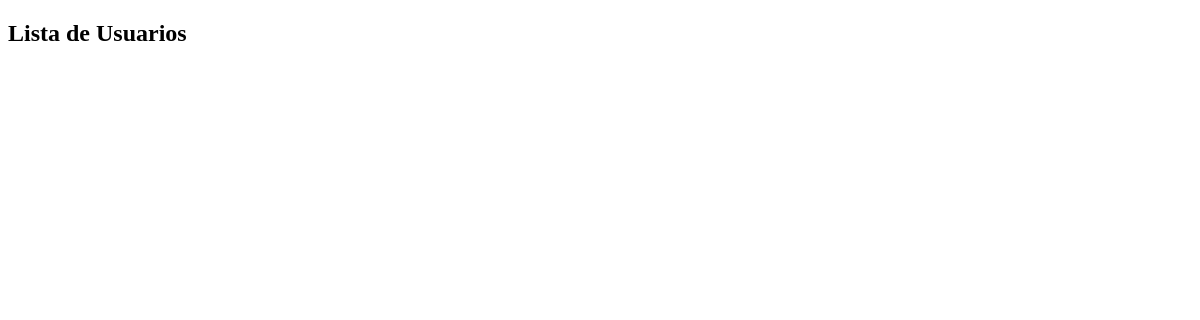
Before: /php/noticia.php?titulo=Touchdown por las mujeres with the older database file.
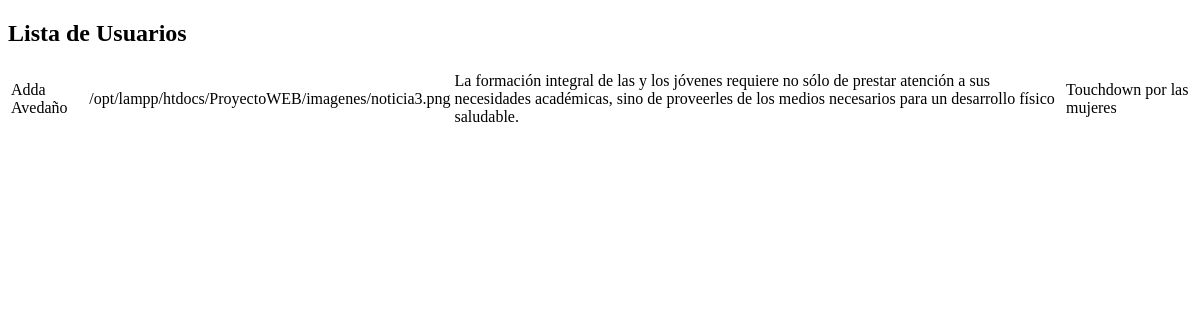
After: the same page with the newer database file.
### tables this page shows
CREATE TABLE `Noticias` (
  `id_noticia` int(20) NOT NULL,
  `autor` varchar(30) NOT NULL,
  `imagen` varchar(300) NOT NULL,
  `texto` varchar(5000) NOT NULL,
  `tituloNot` varchar(30) NOT NULL
);

### php/noticia.php (the view, shortened to what this page needs)
<?php
$host = 'localhost';
$db   = 'ProyectoWEB';
$user = 'root';
$pass = '';
$conexion = new mysqli($host, $user, $pass, $db);
if(isset($_GET['titulo'])){
    $titulo=$_GET['titulo'];
}
else{
    header("Location: noticias.php");
    exit();
}
$sql= "SELECT * FROM Noticias WHERE tituloNot=?";
$stmt=$conexion->prepare($sql);
$stmt->bind_param("s",$titulo);
$stmt->execute();
$dato=$stmt->get_result();
?>
<!DOCTYPE html>
<html lang="es">
<head>
</head>
<body>
<h2>Lista de Usuarios</h2>
<table>
    <tbody>
        <tr>
        <?php while ($row = $dato->fetch_assoc()): ?>
            <tr>
                <td><?php echo htmlspecialchars($row['autor']); ?></td>
                <td><?php echo htmlspecialchars($row['imagen']); ?></td>
                <td><?php echo htmlspecialchars($row['texto']); ?></td>
                <td><?php echo htmlspecialchars($row['tituloNot']); ?></td>
            </tr>
        <?php endwhile; ?>
        </tr>
    </tbody>
</table>
</body>
</html>

Changed rows visible on the page:
added noticias: autor "Adda Avedaño", imagen "/opt/lampp/htdocs/ProyectoWEB/imagenes/noticia3.png", texto "La formación integral de las y los jóvenes requiere no sólo de prestar atención a sus necesidades académicas, sino de proveerles de los medios necesarios para un desarrollo físico saludable.", tituloNot "Touchdown por las mujeres"
